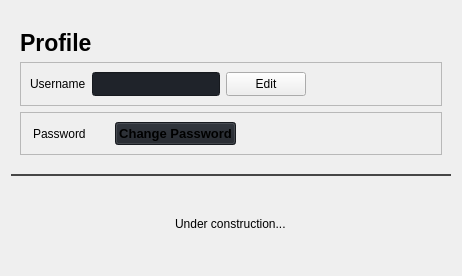
                    <widget class="QWidget" name="scrollAreaWidgetContents_2">
                     <property name="geometry">
                      <rect>
                       <x>0</x>
                       <y>0</y>
                       <width>462</width>
                       <height>276</height>
                      </rect>
                     </property>
                     <property name="styleSheet">
                      <string notr="true"/>
                     </property>
                     <layout class="QVBoxLayout" name="verticalLayout_16">
                      <item alignment="Qt::AlignTop">
                       <widget class="QFrame" name="ProfileArea">
                        <property name="styleSheet">
                         <string notr="true">#ProfileArea{
border-bottom:2px solid rgb(70, 70, 70);
border-radius:0;
padding:10px 0px;
}
</string>
                        </property>
                        <layout class="QVBoxLayout" name="verticalLayout_17">
                         <item alignment="Qt::AlignTop">
                          <widget class="QLabel" name="title">
                           <property name="font">
                            <font>
                             <family>Yu Gothic UI</family>
                             <pointsize>17</pointsize>
                             <italic>false</italic>
                             <bold>true</bold>
                            </font>
                           </property>
                           <property name="styleSheet">
                            <string notr="true"/>
                           </property>
                           <property name="text">
                            <string>Profile</string>
                           </property>
                          </widget>
                         </item>
                         <item>
                          <widget class="QFrame" name="nameFrame">
                           <property name="sizePolicy">
                            <sizepolicy hsizetype="Minimum" vsizetype="Preferred">
                             <horstretch>0</horstretch>
                             <verstretch>0</verstretch>
                            </sizepolicy>
                           </property>
                           <property name="frameShape">
                            <enum>QFrame::StyledPanel</enum>
                           </property>
                           <property name="frameShadow">
                            <enum>QFrame::Raised</enum>
                           </property>
                           <layout class="QHBoxLayout" name="horizontalLayout_12">
                            <item>
                             <widget class="QLabel" name="nameLabel">
                              <property name="sizePolicy">
                               <sizepolicy hsizetype="Maximum" vsizetype="Preferred">
                                <horstretch>0</horstretch>
                                <verstretch>0</verstretch>
                               </sizepolicy>
                              </property>
                              <property name="text">
                               <string>Username</string>
                              </property>
                             </widget>
                            </item>
                            <item>
                             <widget class="QLineEdit" name="nameText">
                              <property name="sizePolicy">
                               <sizepolicy hsizetype="Maximum" vsizetype="Maximum">
                                <horstretch>0</horstretch>
                                <verstretch>0</verstretch>
                               </sizepolicy>
                              </property>
                              <property name="styleSheet">
                               <string notr="true">background-color:#1f232a;
padding:3px 10px;</string>
                              </property>
                              <property name="readOnly">
                               <bool>true</bool>
                              </property>
                             </widget>
                            </item>
                            <item>
                             <widget class="QPushButton" name="editName">
                              <property name="sizePolicy">
                               <sizepolicy hsizetype="Maximum" vsizetype="Preferred">
                                <horstretch>0</horstretch>
                                <verstretch>0</verstretch>
                               </sizepolicy>
                              </property>
                              <property name="cursor">
                               <cursorShape>PointingHandCursor</cursorShape>
                              </property>
                              <property name="styleSheet">
                               <string notr="true"/>
                              </property>
                              <property name="text">
                               <string>Edit</string>
                              </property>
                              <property name="icon">
                               <iconset resource="resources.qrc">
                                <normaloff>:/feather/edit.svg</normaloff>:/feather/edit.svg</iconset>
                              </property>
                             </widget>
                            </item>
                            <item>
                             <spacer name="horizontalSpacer_2">
                              <property name="orientation">
                               <enum>Qt::Horizontal</enum>
                              </property>
                              <property name="sizeHint" stdset="0">
                               <size>
                                <width>40</width>
                                <height>20</height>
                               </size>
                              </property>
                             </spacer>
                            </item>
                           </layout>
                          </widget>
                         </item>
                         <item>
                          <widget class="QFrame" name="passwordFrame">
                           <property name="cursor">
                            <cursorShape>PointingHandCursor</cursorShape>
                           </property>
                           <property name="styleSheet">
                            <string notr="true"/>
                           </property>
                           <property name="frameShape">
                            <enum>QFrame::StyledPanel</enum>
                           </property>
                           <property name="frameShadow">
                            <enum>QFrame::Raised</enum>
                           </property>
                           <layout class="QHBoxLayout" name="horizontalLayout_11">
                            <property name="rightMargin">
                             <number>9</number>
                            </property>
                            <item>
                             <widget class="QLabel" name="label">
                              <property name="sizePolicy">
                               <sizepolicy hsizetype="Maximum" vsizetype="Preferred">
                                <horstretch>0</horstretch>
                                <verstretch>0</verstretch>
                               </sizepolicy>
                              </property>
                              <property name="styleSheet">
                               <string notr="true">margin-right:20px;</string>
                              </property>
                              <property name="text">
                               <string>Password</string>
                              </property>
                             </widget>
                            </item>
                            <item>
                             <widget class="QPushButton" name="pushButton">
                              <property name="sizePolicy">
                               <sizepolicy hsizetype="Maximum" vsizetype="Maximum">
                                <horstretch>0</horstretch>
                                <verstretch>0</verstretch>
                               </sizepolicy>
                              </property>
                              <property name="font">
                               <font>
                                <family>Yu Gothic UI</family>
                                <pointsize>10</pointsize>
                                <italic>false</italic>
                                <bold>true</bold>
                               </font>
                              </property>
                              <property name="styleSheet">
                               <string notr="true">QPushButton{
background-color: #1f232a;
font-size:10pt;
}
QPushButton:hover{
	background-color:white;
	color:black;
}</string>
                              </property>
                              <property name="text">
                               <string>Change Password</string>
                              </property>
                             </widget>
                            </item>
                            <item>
                             <spacer name="horizontalSpacer">
                              <property name="orientation">
                               <enum>Qt::Horizontal</enum>
                              </property>
                              <property name="sizeHint" stdset="0">
                               <size>
                                <width>40</width>
                                <height>20</height>
                               </size>
                              </property>
                             </spacer>
                            </item>
                           </layout>
                          </widget>
                         </item>
                        </layout>
                       </widget>
                      </item>
                      <item>
                       <widget class="QWidget" name="widget_3" native="true">
                        <layout class="QVBoxLayout" name="verticalLayout_18">
                         <item alignment="Qt::AlignHCenter">
                          <widget class="QLabel" name="label_2">
                           <property name="text">
                            <string>Under construction...</string>
                           </property>
                          </widget>
                         </item>
                        </layout>
                       </widget>
                      </item>
                     </layout>
                    </widget>
